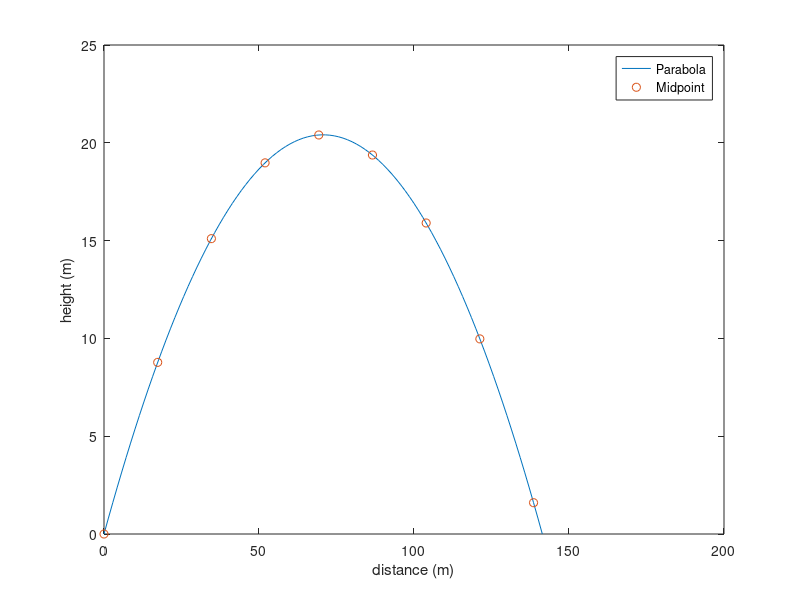

Reproduce this figure in MATLAB.
clear; 

g=9.8;             % acceleration due to gravity is 9.8 m/s2
speed=40;          % initial speed is 40 m/s
angle=30;          % beware of radians vs degrees for trig functions

t=linspace(0,2*speed*sind(angle)/g,100);   % evenly spaced points
xp=speed*cosd(angle)*t;                    % x(t)
yp=speed*sind(angle)*t-0.5*g*t.^2;         % y(t)

h=0.5;             % timestep of 0.5 second
pos=[0 0];         % start at the origin
vel=speed*[cosd(angle) sind(angle)];

i=0; 
while pos(2)>=0
  i=i+1;
  x(i)=pos(1);
  y(i)=pos(2);
  
  % Midpoint Method
  pos=pos + h*vel + 0.5*h*h*[0 -g];
  vel=vel + h*[0 -g];
end

plot(xp,yp,x,y,'o')
legend('Parabola','Midpoint')
xlabel('distance (m)')
ylabel('height (m)')
